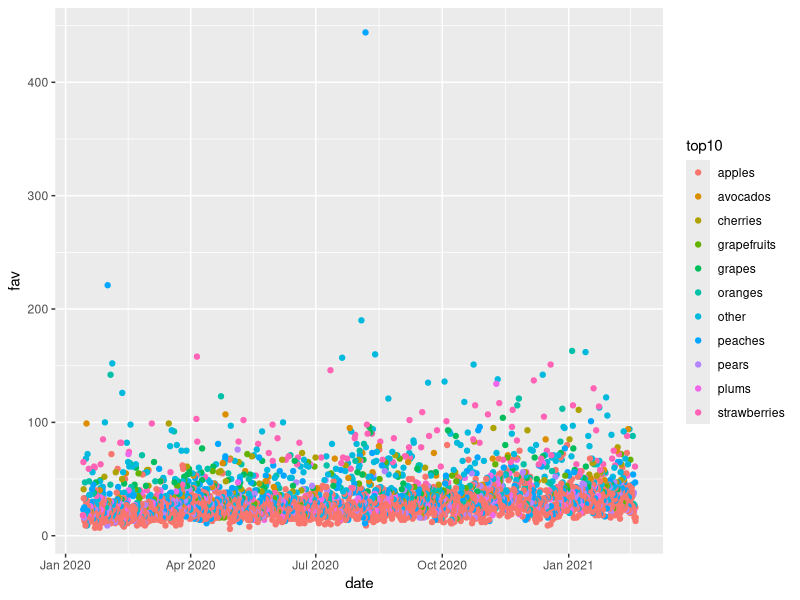
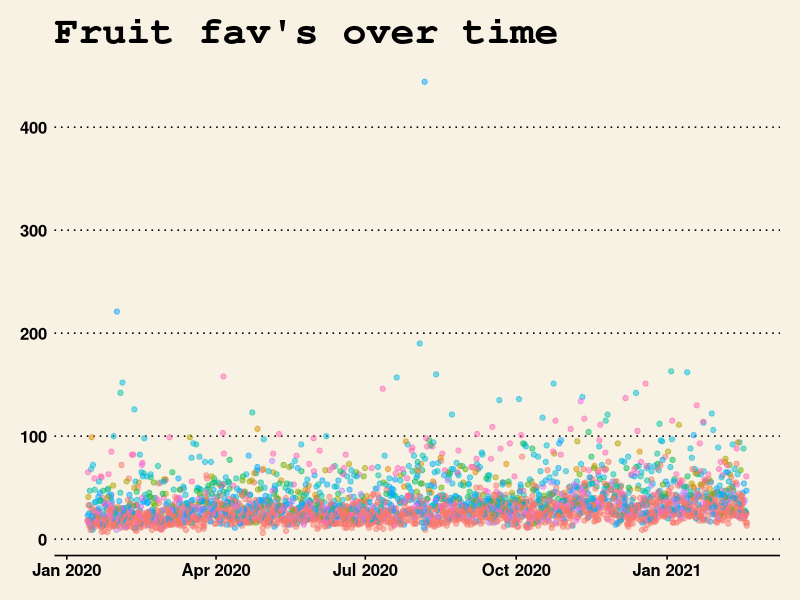

Reproduce these figures in R, in order.
library(tidyverse)
# library(rtweet)

fruit <- read_csv("fruit.csv")
glimpse(fruit)

fruit$text

fruit1 <- fruit %>% extract(text, "fruit", "(\\b[a-z]+),")

fruit1 %>% count(fruit)

fruit1 %>% group_by(fruit) %>% 
  summarise(count = n()) %>% 
  arrange(desc(count))

top10 <- fruit1 %>%
  group_by(fruit) %>% 
  summarise(count = n()) %>% 
  arrange(desc(count)) %>% 
  slice(1:10)
top10

fruit1 %>% mutate(top10 = if_else(fruit %in% top10$fruit, fruit, "other"))

fruit1 <- fruit1 %>%
  mutate(top10 = if_else(fruit %in% top10$fruit, fruit, "other"))
glimpse(fruit1)

fruit1 %>% ggplot(aes(x = date, y = fav, color = top10)) +
  geom_point()

library(ggthemes)
fruit1 %>% ggplot(aes(x = date, y = fav, color = top10)) +
  geom_point(show.legend = FALSE, alpha = 0.5) +
  ggtitle("Fruit fav's over time") +
  theme_wsj()
# ggsave("fruit_favs.png")

fruit1 %>% filter(fav > 400)

# fruit1 <- fruit %>% extract(text,
#                             c("fruit_name", "artist", "year"),
#                             "(^.+,) painted by (.+,) (\\d{4})",
#                             remove = FALSE)
# 
# glimpse(fruit1)
# 
# fruit1$year
# 
# fruit1 %>% filter(str_detect(fruit1$artist, "\\d"))
# fruit1 %>% filter(is.na(year)) %>% select(text)
# 
# fruit1$fruit_name
# 
# fruit1 %>% extract(fruit_name, "fruit",
#                    "[^\\s](.+),")
# 
# str_split(fruit1$fruit_name, " ")
# 
# str_count(fruit1$fruit_name, boundary("word"))
# 
# fruit1 %>% filter(is.na(str_count(fruit1$fruit_name, boundary("word")))) %>% 
#   select(text, fruit_name)
# 
# fruit2 <- fruit %>% extract(text,
#                             c("fruit_name"),
#                             "(^.+,){1}",
#                             remove = FALSE)
# glimpse(fruit2)                            
# 
# s <- fruit$text[1]
# s
# 
# s %>% str_extract("\\w,")
# ?str_extract
# s %>% str_subset("\\w,")
# s %>% str_extract("\\b[a-z]+,")
